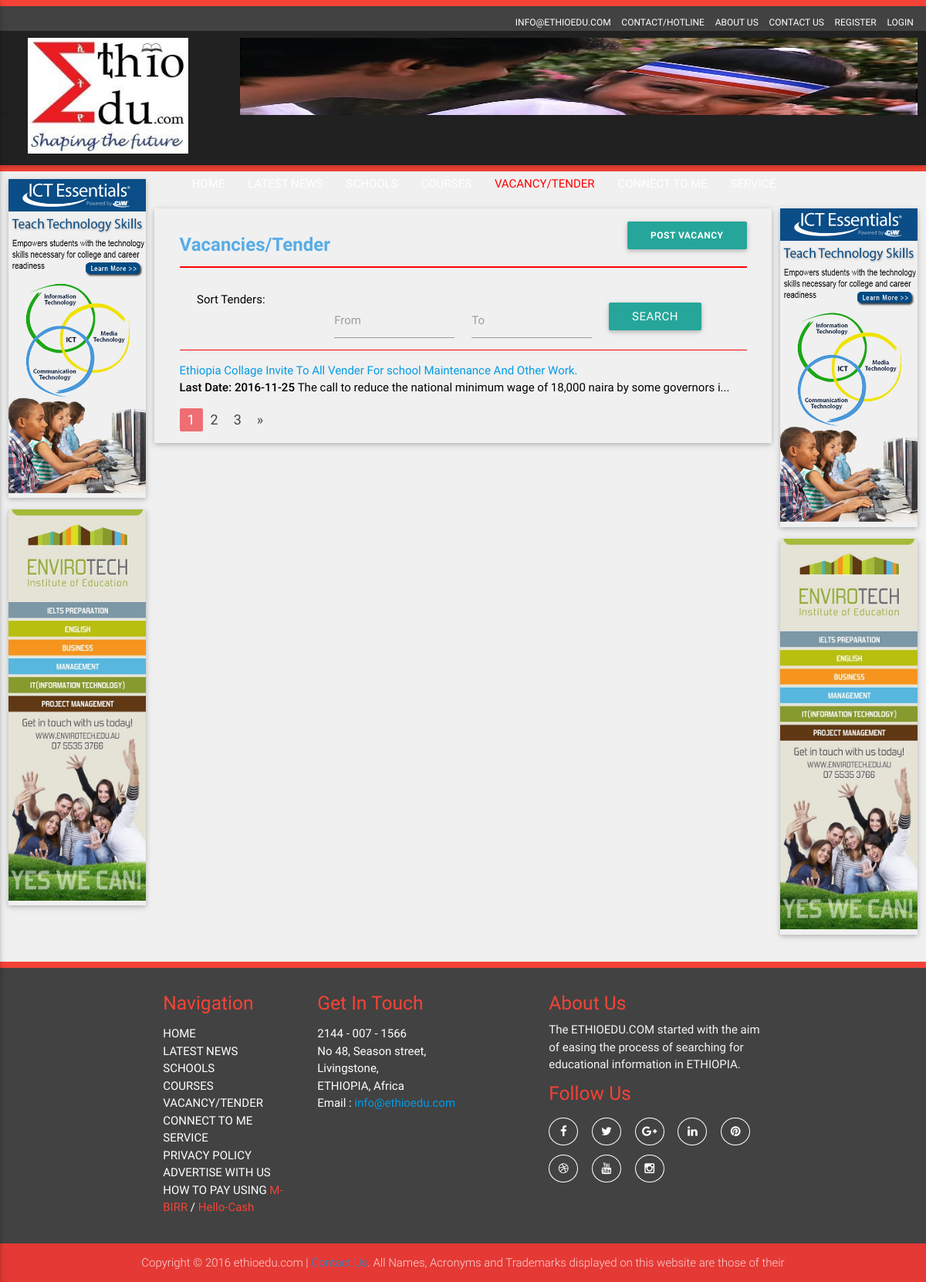
Screenshot of /vactender/display/1 with the database file from the repository.
### tables this page shows
CREATE TABLE `tbl_advertise` (
  `advertise_id` int(11) NOT NULL,
  `advertise_name` varchar(100) NOT NULL,
  `advertise_email` varchar(50) NOT NULL,
  `advertise_number` varchar(15) NOT NULL,
  `advertise_category` varchar(50) NOT NULL,
  `advertise_position` varchar(20) NOT NULL,
  `advertise_subject` varchar(200) NOT NULL,
  `advertise_attachment` varchar(200) NOT NULL,
  `advertise_desc` varchar(500) NOT NULL,
  `advertise_date` varchar(50) NOT NULL,
  `advertise_time` varchar(50) NOT NULL,
  `user_id` int(11) NOT NULL,
  `isactive` tinyint(1) NOT NULL DEFAULT '0'
);

CREATE TABLE `tbl_vacancy` (
  `vacancy_id` int(11) NOT NULL,
  `vacancy_name` varchar(100) NOT NULL,
  `vacancy_school_name` varchar(100) NOT NULL,
  `vacancy_count` int(10) NOT NULL,
  `vacancy_from_date` date NOT NULL,
  `vacancy_to_date` date NOT NULL,
  `vacancy_time` varchar(50) NOT NULL,
  `vacancy_date` varchar(50) NOT NULL,
  `vacancy_desc` varchar(5000) NOT NULL,
  `vacancy_approve` varchar(10) NOT NULL,
  `user_id` int(11) NOT NULL
);

### index.php (called while the page is built, shortened)
<?php
require_once BASEPATH.'core/CodeIgniter.php';

### application/models/init_models.php (called while the page is built, shortened)
<?php
   class init_models extends CI_Model
   {
    public function getadvertisebanners()
      {
          $query = $this->db->query("SELECT * FROM tbl_advertise where isactive=true");
         return $query->result_array();
      }
   function search_vacancy($query_array, $limit,$offset, $sort_by,$sort_order){
   $sort_order = ($sort_order == 'desc') ? 'desc': 'asc';
      $sort_columns =  array('start_date','end_date');
      $sort_by = (in_array($sort_by, $sort_columns)) ? $sort_by : 'vacancy_date';
      $q = $this->db->select('*')
                     ->from('tbl_vacancy')
                     ->where('vacancy_approve = 1')
                     ->limit($limit , $offset)
                    ->order_by($sort_by , $sort_order);
    $ret['rows']= $q->get()->result();
     $q = $this->db->select('count(*) as count', FALSE)
                   ->from('tbl_vacancy')
                   -> where('vacancy_approve = 1') ;
     $tem = $q->get()->result();
      $ret['num_rows'] = $tem[0]->count;
    return $ret;
   }
   }
?>

### application/views/vactender.php (the view, shortened to what this page needs)
<?php  $this->load->view('header'); ?>
<html>
<body>
        <div class="service-wrap ">
            <div class="row">
                <div class="col s12 m2 grid-example">
                    <div class="service_col z-depth-1  darken-1">
                        <a href="#">
                            <img src="<?php echo base_url() . 'images/slider/Banner_Vertical.jpg' ?>">
                        </a>
                    </div>
                    <div class="service_col z-depth-1  darken-1">
                        <a href="#">
                            <img src="<?php echo base_url() . 'images/slider/Banner-Vertical.jpg' ?>">
                        </a>
                    </div>
                </div>
                <div class="col s12 m8 grid-example z-depth-1">
                    <div class="news_details">
                        <div class="col m12 s12">
                            <div class="page-heading-wrap">
                                <h1 class="page-heading">Vacancies/Tender <span class="News-button"><a href="<?php echo base_url().'index.php/post_vacancy' ?>" class="waves-effect waves-light btn">Post Vacancy</a></span></h1>
                            </div>
                        </div>
						<form id="sorttender" method="post" action="<?php echo base_url() . 'index.php/vactender/search' ?>">
                        <div class="col m12 s12">
                            <div class="news_sort_form col m12">
                                <div class="col s3">
                                    <p class="black-text">Sort Tenders:</p>
                                </div>
                                <div class="form-control input-field col s3">
                                    <input id="startdate" type="date" class="datepicker validate" name="vacd1">
                                    <label for="Caption"> From</label>
                                </div>
                                <div class="form-control  input-field col s3">
                                    <input id="enddate" type="date" class=" datepicker validate" name="vacd2">
                                    <label for="Caption"> To</label>
                                </div>
                                <div class="input-field col s2">
                                    <button class="btn waves-effect waves-light" type="submit" name="searchaction">search
                                    </button>
                                </div>
                            </div>
                        </div>
						</form>
                        <div class="col s12 m12 ">
                            <div class="vacancy_list_wrap">
                                <ul class="vacancy_list">
                                  <?php
                                foreach ($vacancy as $row){ ?>
                                    <li class="vacancy_content">
                                     <?php $vac_id = $row->vacancy_id;
                                        ?>
                                        <a href="<?php echo base_url() . 'index.php/vacancy-details?id='.$vac_id ?>" class="vacancy_link">
                                            <span class="vacancy_title"><?php echo $row->vacancy_name; ?></span>
                                        </a>
                                        <span class="tender_sinfo"><strong><span class="t_date">Last Date: <?php
                                        echo $row->vacancy_to_date; ?></span>&nbsp;</strong><?php
                                         $desc= $row->vacancy_desc;
                                         $limitdesc = substr($desc,0,80);
                                        $etc = '...';
                                        echo $limitdesc."".$etc;
                                        ?></span>
                                    </li>
                                    <?php } ?>
                                   </ul>
                                <?php echo $pagination; ?>
                            </div>
                        </div>
                    </div>
                </div>
                <div class="col s12 m2 grid-example">
                    <div class="service_col z-depth-1  darken-1">
                        <a href="#">
                            <img src="<?php echo base_url() . 'images/slider/Banner_Vertical.jpg' ?>">
                        </a>
                    </div>
                    <div class="service_col z-depth-1  darken-1">
                        <a href="#">
                            <img src="<?php echo base_url() . 'images/slider/Banner-Vertical.jpg' ?>">
                        </a>
                    </div>
                </div>
            </div>
        </div>

### application/views/header.php (shortened to what this page needs)
<!DOCTYPE html>
<html lang="en">
    <head>
        <link rel="stylesheet" type="text/css" href="<?php echo base_url() . 'css/materialize.min.css' ?> " />
        <link rel="stylesheet" type="text/css" href="<?php echo base_url() . 'css/font-awesome.min.css' ?>" />
        <link rel="stylesheet" type="text/css" href="<?php echo base_url() . 'css/owl.carousel.css' ?>" />
        <link rel="stylesheet" type="text/css" href="<?php echo base_url() . 'css/bootstrapValidator.css'?>"/>
        <link rel="stylesheet" type="text/css" href="<?php echo base_url() . 'css/style.css' ?>" />
    </head>
    <body>
        <div class="header-top grey darken-3 ">
            <div class="row">
                <div class="col s12 ">
                    <ul class="top-nav">
                        <li><a href="#">INFO@ETHIOEDU.COM</a></li>
                        <li><a class="<?php if($this->uri->segment(1)=="Contacts_Hotline"){echo "active";}?>" href="<?php echo base_url() . 'index.php/Contacts_Hotline' ?>">CONTACT/HOTLINE</a></li>
                        <li><a class="<?php if($this->uri->segment(1)=="About_us"){echo "active";}?>" href="<?php echo base_url() . 'index.php/About_us' ?>">ABOUT US</a></li>
                        <li><a class="<?php if($this->uri->segment(1)=="contact"){echo "active";}?>" href="<?php echo base_url() . 'index.php/contact' ?>">CONTACT US</a></li>
                            <?php if (!$this->session->userdata('logged_in'))
                             { ?>
                        <li><a class="<?php if($this->uri->segment(1)=="sregister"){echo "active";}?>" href="<?php echo base_url() . 'index.php/sregister' ?>">REGISTER </a></li>
                        <li><a class="<?php if($this->uri->segment(1)=="login"){echo "active";}?>" href="<?php echo base_url() . 'index.php/login' ?>">LOGIN</a></li>
                            <?php } ?>
                    </ul>
                </div>
            </div>
        </div>
        <div class="header-top1 grey darken-4 ">
            <div class="row">
                <div class="col s3 ">
                    <img class="logo_bar" src="<?php echo base_url() . 'images/logo.png' ?>">
                </div>
                <div class="col s9 ">
                    <div class="upper_slider">
                         <?php foreach ($banners as $key => $value) {
                                if($value['advertise_position']=='Top')
                                    echo "<div class='item'><img src='../uploads/".$value['advertise_attachment']."'></div>";
                            }?>
                    </div>
                </div>
            </div>
        </div>
        <div class="navbar-fix">
            <nav class="grey darken-4" role="navigation">
                <div class="nav-wrapper container">
                    <ul class="right hide-on-med-and-down">
                        <li><a  class="<?php if($this->uri->segment(1)=="home"){echo "active";}?>" href="<?php echo base_url() . 'index.php/home' ?>">HOME</a></li>
                        <li><a class="dropdown-button home-btn <?php if($this->uri->segment(1)=="news" || $this->uri->segment(1)=="reportnews" || $this->uri->segment(1)=="gist"){echo "active";}?>" href="#!" data-hover="true" data-activates="dropdown1">LATEST NEWS</a></li>
                        <li><a class="<?php if($this->uri->segment(1)=="schools"){echo "active";}?>" href="<?php echo base_url() . 'index.php/schools' ?>">SCHOOLS</a></li>
                        <li><a class="<?php if($this->uri->segment(1)=="course"){echo "active";}?>" href="<?php echo base_url() . 'index.php/course' ?>">COURSES</a></li>
                        <li><a class="<?php if($this->uri->segment(1)=="vactender"){echo "active";}?>" href="<?php echo base_url() . 'index.php/vactender' ?>">VACANCY/TENDER</a></li>
                        <li><a class="<?php if($this->uri->segment(1)=="connectme"){echo "active";}?>" href="<?php echo base_url() . 'index.php/connectme' ?>">CONNECT TO ME</a></li>
                        <li><a class="dropdown-button home-btn <?php if($this->uri->segment(1)=="Projectlist" || $this->uri->segment(1)=="event" || $this->uri->segment(1)=="tips" || $this->uri->segment(1)=="QuesAns"){echo "active";} ?>" href="" data-hover="true" data-activates="dropdown2">SERVICE</a></li>
                    </ul>
                </div>
            </nav>
        </div>

### css/style.css (style rules this page uses)
body { background: #f0f0f0; }
p { margin: 0px; color: #000; }
.navbar-fix { border-bottom: 8px solid #f44336; }
.navbar-fix ul li a { color: #fff; }
.navbar-fix ul li .active { color: red; }
.header-top { height: 40px; color: #fff; border-top: 8px solid #f44336; }
.logo_bar { height: 150px; width: 75%; margin-left: 25px; }
.header-top1 { height: 110px; color: #fff; }
.upper_slider .item img { height: 100px; }
.top-nav { margin: 0px; float: right; }
.top-nav li { list-style: none; display: inline-block; line-height: 40px; }
.top-nav li a { text-decoration: none; padding: 0px 5px; color: #fff; font-size: 12px; }
.service-wrap { margin-top: 10px; }
.service_col { overflow: hidden; margin-bottom: 15px; }
.service_col h5,p { color: #fff; }
img { width: 100%; }
.about_details .page-heading-wrap .page-heading,.news_details .page-heading-wrap .page-heading,.vacancy_details .page-heading-wrap .page-heading, .project_details .page-heading-wrap .page-heading ,.Contacts_Hotline_details .page-heading-wrap .page-heading,.gist_details .page-heading-wrap .page-heading { font-size: 24px; font-weight: bold; color: #57ade6; border-bottom: 2px solid red; margin: 10px 0px; }
.about_details .page-heading-wrap .page-heading span, .news_details .page-heading-wrap .page-heading span, .project_details .page-heading-wrap .page-heading span,.event_details .page-heading-wrap .page-heading span { float:right; font-size: 12px; margin-top: -12px; }
.about_details,.news_details,.project_details,.Contacts_Hotline_details,.Ques_details { margin: 0px; color: #000; padding: 10px; text-align: justify; }
.news_sort_form,.QuesAns_sort_form,.project_sort_form,.event_sort_form { border-bottom: 1px solid red; }
.news_sort_form ,.project_sort_form p { margin-top: 20px; }
.page-heading { line-height: 55px; }
.tender_sinfo { display: block; }

### rows the page displays
tbl_advertise: advertise_attachment (picture)
tbl_vacancy: vacancy_name "Ethiopia Collage Invite To All Vender For school Maintenance And Other Work.", vacancy_to_date "2016-11-25", vacancy_desc "The call to reduce the national minimum wage of 18,000 naira by some governors i", etc "..."

### other values shown
$pagination "1 2 3 »"
